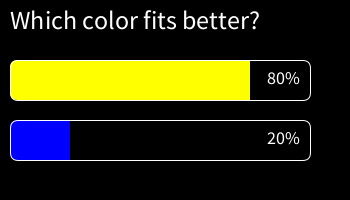
Frame 1 (no input)
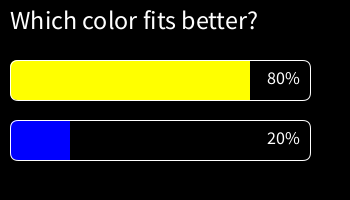
Frame 60 (the mouse pressed at the canvas centre just before this capture)
Frame 120 (the mouse held since frame 60 and released just before this capture): identical to frame 60, image omitted

The Processing sketch that drew these frames (run headless with seeded random() and noise(); from frame 60 on, the mouse is pressed at the canvas centre):

// Processing sketch: PollPoll
// ── PollPoll.pde
Poll poll;


void setup() {
  size(350, 200);
  poll = new Poll(new PVector(0, 0));
}

void draw() {
  background(0);
  poll.display();
  
}

// ── Poll.pde
class Poll {
  PVector position;

  Poll(PVector position) {
    this.position = position;
  }

  void display() {
    pushMatrix();
    translate(position.x, position.y);

    fill(255);
    textSize(26);
    textAlign(LEFT, TOP);
    text("Which color fits better?", 10, 10);
    
    
    
    noStroke();    
    fill(255, 255, 0);
    rect(10, 60, 300*0.8, 40, 8, 0, 0, 8);
    fill(255);
    textSize(18);
    textAlign(RIGHT, CENTER);
    text("80%", 300, 77);
    
    fill(0, 0, 255);
    rect(10, 120, 300*0.2, 40, 8, 0, 0, 8);
    fill(255);
    textSize(18);
    textAlign(RIGHT, CENTER);
    text("20%", 300, 137);
    
    stroke(255);
    noFill();
    rect(10, 60, 300, 40, 8, 8, 8, 8);
    rect(10, 120, 300, 40, 8, 8, 8, 8);
    
    popMatrix();
  }
}
